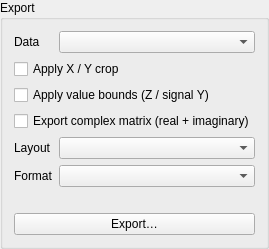
<?xml version="1.0" encoding="UTF-8"?>
<ui version="4.0">
 <class>ExportControls</class>
 <widget class="QGroupBox" name="ExportControls">
  <layout class="QFormLayout" name="export_form">
   <item row="0" column="0">
    <widget class="QLabel" name="data_label">
     <property name="text">
      <string>Data</string>
     </property>
     <property name="buddy">
      <cstring>export_target</cstring>
     </property>
    </widget>
   </item>
   <item row="0" column="1">
    <widget class="NoWheelComboBox" name="export_target" />
   </item>
   <item row="1" column="0" colspan="2">
    <widget class="QCheckBox" name="export_xy">
     <property name="text">
      <string>Apply X / Y crop</string>
     </property>
    </widget>
   </item>
   <item row="2" column="0" colspan="2">
    <widget class="QCheckBox" name="export_z">
     <property name="text">
      <string>Apply value bounds (Z / signal Y)</string>
     </property>
    </widget>
   </item>
   <item row="3" column="0" colspan="2">
    <widget class="QCheckBox" name="export_complex">
     <property name="text">
      <string>Export complex matrix (real + imaginary)</string>
     </property>
     <property name="toolTip">
      <string>Checked: preserve both source components, with optional XY crop/slice. Unchecked: export only the displayed component. Ordered value bounds require a real display component.</string>
     </property>
    </widget>
   </item>
   <item row="4" column="0">
    <widget class="QLabel" name="layout_label">
     <property name="text">
      <string>Layout</string>
     </property>
     <property name="buddy">
      <cstring>export_layout</cstring>
     </property>
    </widget>
   </item>
   <item row="4" column="1">
    <widget class="NoWheelComboBox" name="export_layout" />
   </item>
   <item row="5" column="0">
    <widget class="QLabel" name="format_label">
     <property name="text">
      <string>Format</string>
     </property>
     <property name="buddy">
      <cstring>export_format</cstring>
     </property>
    </widget>
   </item>
   <item row="5" column="1">
    <widget class="NoWheelComboBox" name="export_format" />
   </item>
   <item row="6" column="0" colspan="2">
    <widget class="QLabel" name="export_hint">
     <property name="wordWrap">
      <bool>true</bool>
     </property>
    </widget>
   </item>
   <item row="7" column="0" colspan="2">
    <widget class="QPushButton" name="export_save">
     <property name="text">
      <string>Export…</string>
     </property>
    </widget>
   </item>
  </layout>
  <property name="title">
   <string>Export</string>
  </property>
 </widget>
 <customwidgets>
  <customwidget>
   <class>NoWheelComboBox</class>
   <extends>QComboBox</extends>
   <header>utils.qt_widgets</header>
  </customwidget>
 </customwidgets>
 <resources />
 <connections />
</ui>
